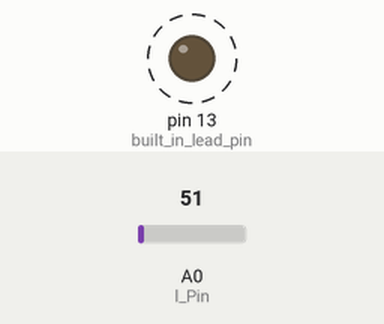
Bench run of a sketch on a simulated Arduino Uno, built with avr-gcc and run on an emulated ATmega328P. Shown: output pins drawn as LEDs (lit = HIGH). Dashed ring = blinking. Inputs (shaded band) come from the test bench; at power-on: A0 (l_Pin) = 51.

Above: at 0.12 s.
Timing chart, 0 to 3.0 s (numbered marks = the images above):
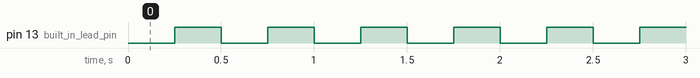

Measured:
- by itself, pin 13 (built_in_lead_pin): alternates HIGH for 0.25 s and LOW for 0.25 s

The sketch:

sketch_nov06a.ino
```cpp
#include <NoDelay.h> // nodelay library to create delays

const int l_Pin = A0;    // Analog pin for LM35 temperature sensor

const int tempThreshold = 30;  // Temperature threshold in degrees Celsius

noDelay ledBlinkDelay1(250); // to make a delay of 250ms
noDelay ledBlinkDelay2(500); // to make a delay of 500ms

// setup function is used to initailize input and output ports
void setup() {
  pinMode(LED_BUILTIN, OUTPUT);  // built in lead pin(13) to set as output
  Serial.begin(9600);  // baud rate 9600 to make communication
}

void loop() {
  int iValue = analogRead(l_Pin);  /* Read LM35 sensor value.
  The input value which we get from sensor is connected to analog reader.
  A0 pin will not directly give analog value. We get adc value from A0 pin*/
  float voltage = (iValue / 1024.0) * 5.0;  // in arduino, we are using 10 bit adc and 5V as board voltage.
  float temperatureC = (voltage - 0.5) * 100.0;  /* as the temp value for 0.5V is 0C so we are subtracting.
  and we are multipying it with 1000 to convert V to mV and as 1C temperature changes for 10mv so we divide it. */

  if (temperatureC < tempThreshold) { //if input temperature is less than 30C this condition will run
    if (ledBlinkDelay1.update()) {
      digitalWrite(LED_BUILTIN, !digitalRead(LED_BUILTIN));  // Toggle onboard LED
    }
  } else { // it is always assigned that the input temperature is always greater than 30C
    if (ledBlinkDelay2.update()) {
      digitalWrite(LED_BUILTIN, !digitalRead(LED_BUILTIN));  // Toggle onboard LED
    }
  }
}
```
